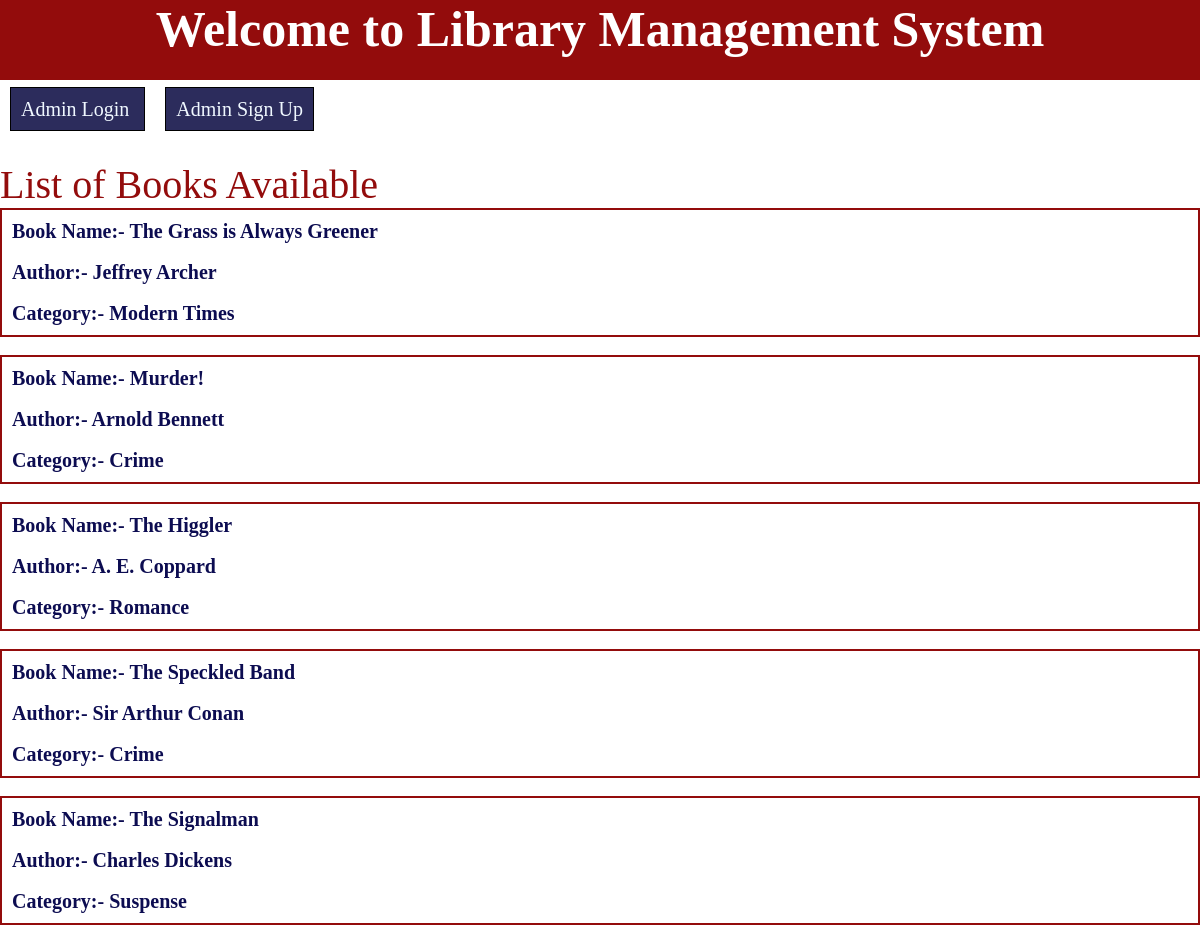
The page / on the database its author committed.
### Library/models.py (models this page shows, shortened)
class Book(models.Model):
    BookName=models.CharField(max_length=30)
    Author=models.CharField(max_length=30)
    Category=models.CharField(max_length=30)

### Library/views.py (the view)
# urls.py: path('',views.Library),
def Library(request):
    data=Book.objects.all()
    return render(request,'index.html',{'showbook':data})

### templates/index.html (shortened to what this page needs)
<!DOCTYPE html>
<html lang="en">
<head>
</head>
<body>
    <h1>Welcome to Library Management System</h1><br>
    <a href="login">Admin Login </a>
    <a href="signup">Admin Sign Up</a>
    <p style="font-size:40px; color:rgb(147, 12, 12);">List of Books Available</p>
    {% for i in showbook %}
    <div>
        <h4>Book Name:- {{i.BookName}}</h4><br>
        <h4>Author:- {{i.Author}}</h4><br>
        <h4>Category:- {{i.Category}}</h4>
    </div>
    <br>
    {% endfor %}
</body>
</html>

### templates/index.html (style rules this page uses)
* { margin: 0px; padding: 0px; }
a { text-decoration: none; margin: 10px; border: 1px solid black; background-color: rgb(44, 44, 92); color: aliceblue; padding: 10px; font-size: 20px; }
h1 { font-size: 50px; height: 80px; text-align: center; background-color: rgb(147, 12, 12);color: white; }
div { padding: 10px; border: 2px solid rgb(147, 12, 12); }
h4 { font-size: 20px; color: rgb(12, 12, 81); }

### rows shown on the page
Book: BookName "The Grass is Always Greener", Author "Jeffrey Archer", Category "Modern Times"
Book: BookName "Murder!", Author "Arnold Bennett", Category "Crime"
Book: BookName "The Higgler", Author "A. E. Coppard", Category "Romance"
Book: BookName "The Speckled Band", Author "Sir Arthur Conan", Category "Crime"
Book: BookName "The Signalman", Author "Charles Dickens", Category "Suspense"
